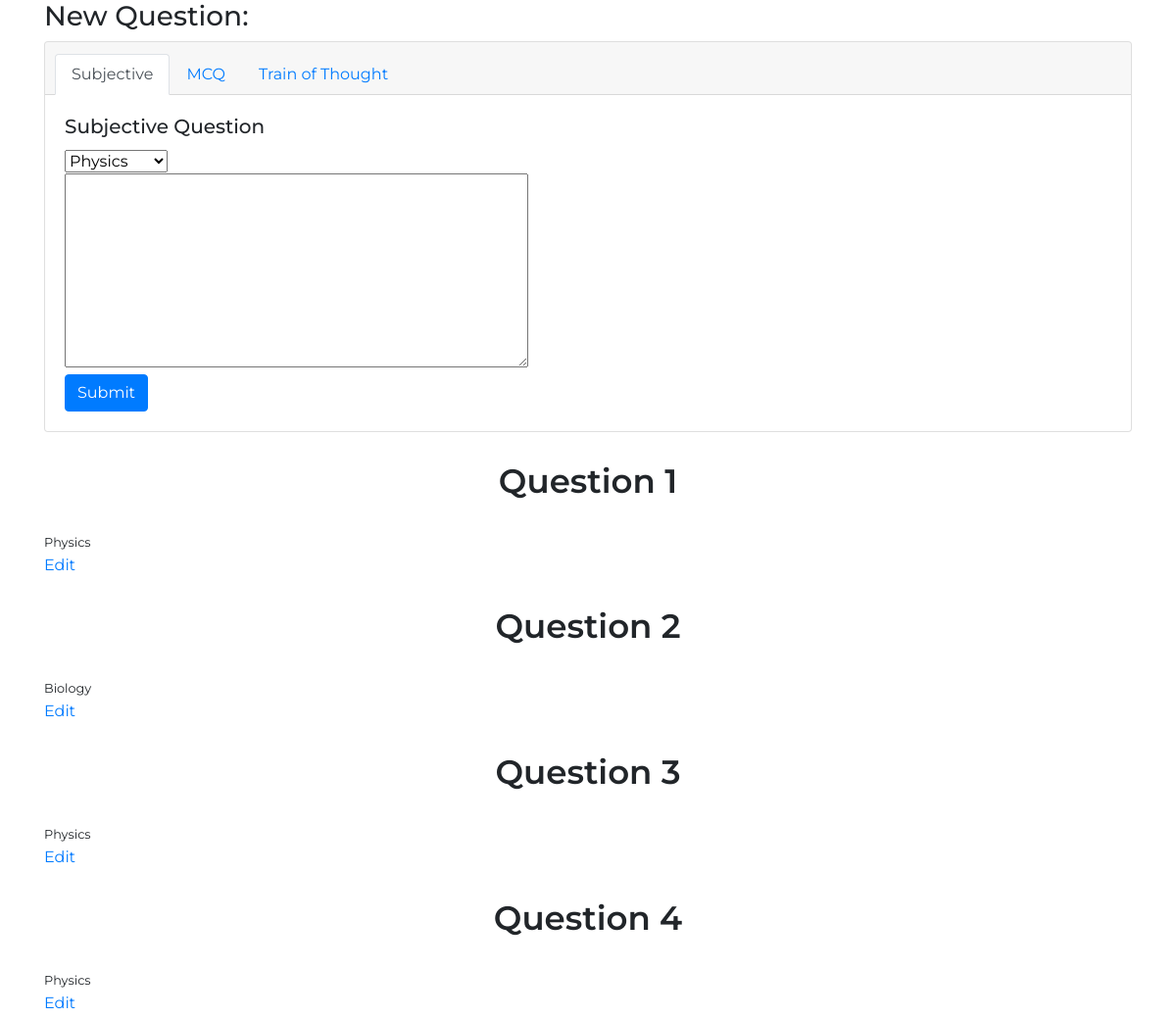
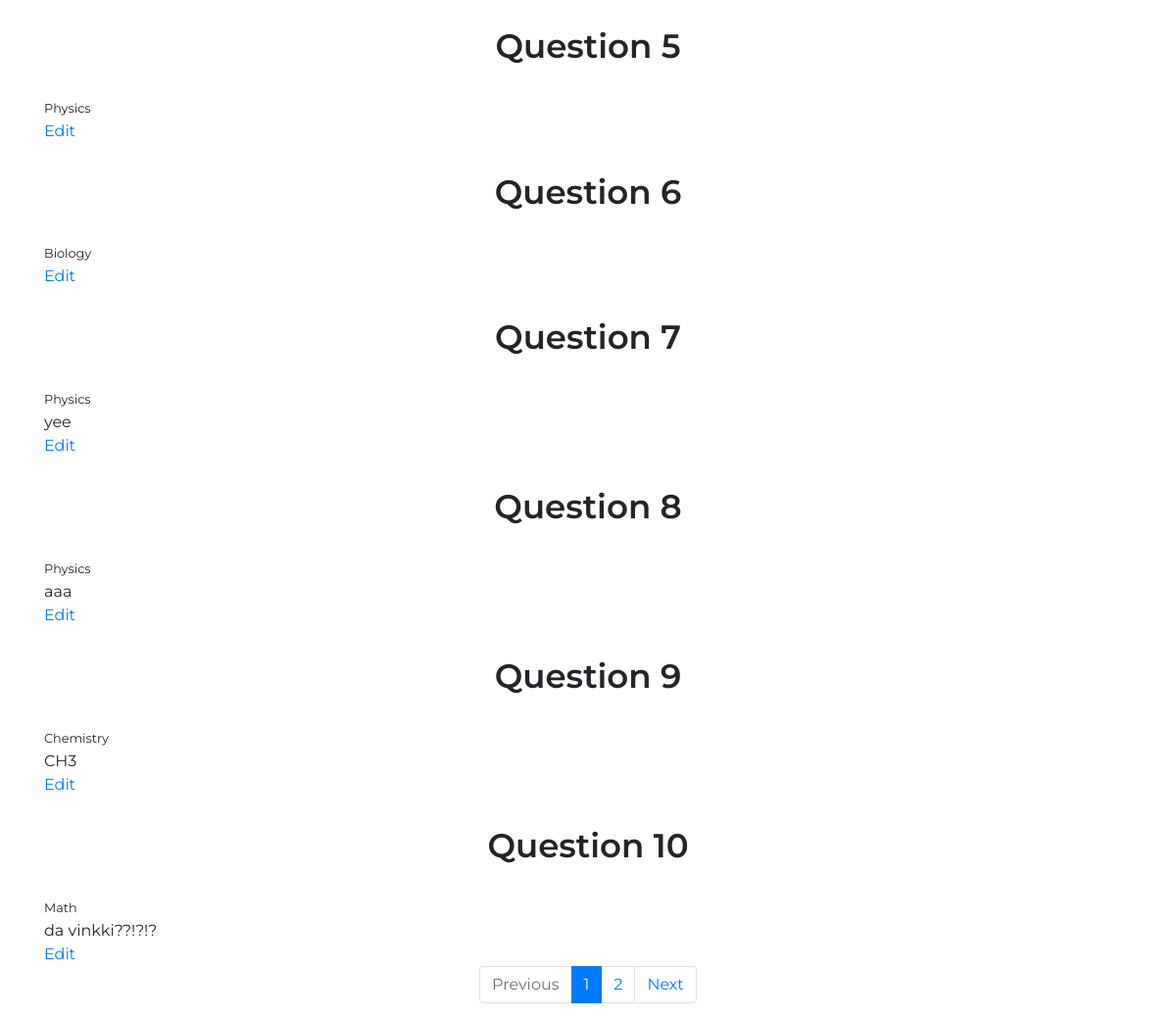
The page /question-portal/1 (signed in) on the database its author committed (2 pictures, top to bottom).
### examPortalApp/models.py (models this page shows)
class Question(models.Model):
    question_number = models.IntegerField(unique=True, null=False)
    question_content = models.TextField()
    question_subject = models.CharField(max_length=15)
    question_type = models.CharField(max_length=2, default='s')
    question_answers = models.CharField(max_length=100)

### examPortalApp/views.py (the view)
# urls.py: path('question-portal/<int:page>', views.question_making_page, name="questionportal"),
@login_required
def question_making_page(request, page=1):
    if request.user.username=="admin":
        q=Paginator(Question.objects.all().order_by("question_number"), 10)
        if page not in q.page_range:
            raise Http404
        return render(request, "examPortalApp/questionportal.html", {"questions": q.page(page), "page": page, "pagecount": q.num_pages})
    else:
        return HttpResponseRedirect(reverse("dashboard"))

### examPortalApp/templates/examPortalApp/questionportal.html (shortened to what this page needs)
{% extends 'examPortalApp/body.html' %}
{% block content %}
  <div class="container">
    <div id="new-question">
      <h3>New Question: </h3>
      <div class="card">
        <div class="card-header">
          <ul class="nav nav-tabs card-header-tabs">
            <li class="nav-item">
              <a id="s-tab" class="nav-link active" aria-current="true" onclick="activateSub()" href="#">Subjective</a>
            </li>
            <li class="nav-item">
              <a id="m-tab" class="nav-link" aria-current="true" onclick="activateMCQ()" href="#">MCQ</a>
            </li>
            <li class="nav-item">
              <a id="t-tab" class="nav-link" aria-current="true" onclick="activateTT()" href="#">Train of Thought</a>
            </li>
          </ul>
        </div>
        <div class="card-body">
          <div id="subjectiveQ-form">
            <h5 class="card-title">Subjective Question</h5>
            <form action="{%url 'post_question'%}" method="post" autocomplete="off">
              <select name="subject">
                <option value="Physics">Physics</option>
              </select>
              <br>
              <textarea style="resize: both" name="content" rows="8" cols="50"></textarea>
              <br>
              <input class="btn btn-primary" type="submit" value="Submit">
            </form>
          </div>
        </div>
        </div>
      </div>
    <div id="questions">
      {% for question in questions%}
      <div class="question" id="question{{question.pk}}">
        <h2 class="question-heading" id="question-heading-{{question.pk}}">Question <span id="qnumber-{{question.pk}}">{{question.question_number}}</span></h2>
        <small class="question-subject" id="question-subject-{{question.pk}}">{{question.question_subject}}</small>
        <br>
        <div class="question-content" id="question-content-{{question.pk}}">
          {{question.question_content|safe}}
        </div>
        {% if user.username == "admin" %}
        <span data-active="0" class="edit"><a href="#" class="edit-link"
            onclick="toggleEditBox(this); return false;">Edit</a></span>
        {% endif %}
        <br>
      </div>
      {% empty %}
      <i>Looks like there aren't any questions here yet</i>
      {% endfor %}
    </div>
    {% if pagecount > 1 %}
    <nav>
      <ul class="pagination justify-content-center">
        {% if page == 1 %}
        <li class="page-item disabled">
          {% else %}
        <li class="page-item">
          {% endif %}
          <a class="page-link" href="{% url 'questionportal' page=page|add:" -1" %}" tabindex="-1"
            aria-disabled="true">Previous</a>
        </li>
        {% with ''|center:pagecount as range %}
        {% for _ in range %}
        <li class="page-item{% if forloop.counter == page %} active{% endif %}"><a class="page-link"
            href="{% url 'questionportal' page=forloop.counter %}">{{ forloop.counter }}</a></li>
        {% endfor %}
        {% endwith %}
        {% if page == pagecount %}
        <li class="page-item disabled">
          {% else %}
        <li class="page-item">
          {% endif %}
          <a class="page-link" href="{% url 'questionportal' page=page|add:" 1" %}">Next</a>
        </li>
      </ul>
    </nav>
    {% endif %}
  </div>
{% endblock %}

### examPortalApp/templates/examPortalApp/body.html (shortened to what this page needs)
{% load static %}
<!DOCTYPE html>
<html lang="en" dir="ltr">
  <head>
    <link rel="stylesheet" href="https://stackpath.bootstrapcdn.com/bootstrap/4.4.1/css/bootstrap.min.css">
    <link href="{% static 'examPortalApp/css/styles.css' %}" rel="stylesheet">
  </head>
    <body>
        {% block content %}
        {% endblock %}
    </body>
</html>

### examPortalApp/static/examPortalApp/css/styles.css (style rules this page uses)
body { font-family: "Montserrat", sans-serif; }
h2 { font-family: "Montserrat", sans-serif; font-weight: 600; margin: 10px; font-size: 28px; }
h2 { text-align: center; padding: 20px; font-size: 34px; }

### rows shown on the page
Question: question_number "1", question_subject "Physics"
Question: question_number "2", question_subject "Biology"
Question: question_number "3", question_subject "Physics"
Question: question_number "4", question_subject "Physics"
Question: question_number "5", question_subject "Physics"
Question: question_number "6", question_subject "Biology"
Question: question_number "7", question_subject "Physics", question_content "yee"
Question: question_number "8", question_subject "Physics", question_content "aaa"
Question: question_number "9", question_subject "Chemistry", question_content "CH3"
Question: question_number "10", question_subject "Math", question_content "da vinkki??!?!?"
